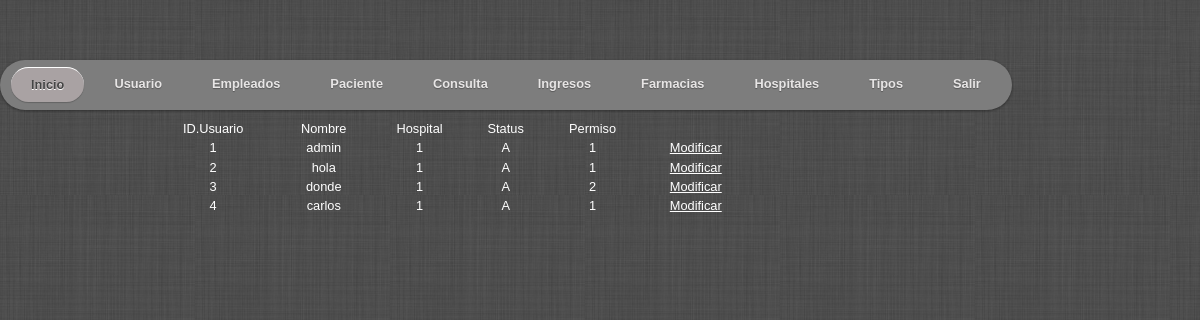
/redHospitalaria/Usuario/usuario.php (signed in), run on the app's committed database.
### tables this page shows
CREATE TABLE `usuario` (
  `USUARIO` int(11) NOT NULL,
  `NOMBRE` varchar(100) NOT NULL,
  `CLAVE` varchar(45) NOT NULL,
  `HOSPITAL` int(11) NOT NULL,
  `STATUS` char(1) NOT NULL,
  `PERMISOS` int(11) NOT NULL,
  PRIMARY KEY (`USUARIO`),
  KEY `fk_USUARIO_HOSPITAL1` (`HOSPITAL`),
  KEY `fk_USUARIO_PERMISOS1` (`PERMISOS`),
  CONSTRAINT `fk_USUARIO_HOSPITAL1` FOREIGN KEY (`HOSPITAL`) REFERENCES `hospital` (`HOSPITAL`) ON DELETE NO ACTION ON UPDATE NO ACTION,
  CONSTRAINT `fk_USUARIO_PERMISOS1` FOREIGN KEY (`PERMISOS`) REFERENCES `permisos` (`PERMISOS`) ON DELETE NO ACTION ON UPDATE NO ACTION
);

### redHospitalaria/Usuario/usuario.php (the view, shortened to what this page needs)
<!DOCTYPE html>
<html>
<head>
				<link rel="stylesheet" href="../css/base.css">
				<link rel="stylesheet" href="../css/skeleton.css">
				<link rel="stylesheet" href="../css/layout.css">
				<link rel="stylesheet" href="../css/principal.css">
				<link rel="stylesheet" href="../css/Boxusuarios.css">
</head>
<body>
<?php include("../includes/menu.php"); ?>
<table width="600">
	<thead>
        		<tr>
        			<th>ID.Usuario</th>
        			<th>Nombre</th>
        			<th>Hospital</th>
        			<th>Status</th>
        			<th>Permiso</th>
        		</tr>
        	</thead>
        	<tbody >
        		<?php
        			$qry = "SELECT usuario, nombre, hospital, status, permisos from usuario;";
        			$result = mysql_query($qry);
        			while ($row = mysql_fetch_array($result, MYSQL_NUM)) {
        		?>
    			<from>
    			<tr>
    					<th><?php echo $row[0]; ?></th>
        				<th><?php echo $row[1]; ?></th>
        				<th><?php echo $row[2]; ?></th>
        				<th><?php echo $row[3]; ?></th>
        				<th><?php echo $row[4]; ?></th>
	        			<th>
	        				<a href="../Usuario/editUsuario.php?Id=<?php echo $row[0] ?>" style="color:white">Modificar</a>
	        			</th>
        			</tr>
        		<?php
        		}
        		?>
        	</tbody>
        </table>
	</body>
</html>

### redHospitalaria/includes/menu.php (shortened to what this page needs)
<!DOCTYPE html>
<html>
<head>
				<link rel="stylesheet" href="../css/base.css">
				<link rel="stylesheet" href="../css/skeleton.css">
				<link rel="stylesheet" href="../css/layout.css">
				<link rel="stylesheet" href="../css/principal.css">
				<link rel="stylesheet" href="../css/Boxusuarios.css">
</head>
<body>
<ul id="nav">
                <li class="current"><a href="../Principal/menu.php">Inicio</a></li>
                <li><a href="">Usuario</a>
                </li>
                <li><a href="#">Empleados</a>
                 </li>
                <li><a href="#">Paciente</a>
                </li>
                 <li><a href="#">Consulta</a>
                </li>
                <li><a href="#">Ingresos</a></li>
                <li><a href="#">Farmacias</a></li>
                <li><a href="#">Hospitales</a>
                </li>
                				 <li><a href="#">Tipos</a>
                </li>
                <li><a href="../Login/salir.php">Salir</a></li>
</ul>
	</body>
</html>

### redHospitalaria/css/base.css (style rules this page uses)
html, body, div, span, applet, object, iframe, h1, h2, h3, h4, h5, h6, p, blockquote, pre, a, abbr, acronym, address, big, cite, code, del, dfn, em, img, ins, kbd, q, s, samp, small, strike, strong, sub, sup, tt, var, b, u, i, center, dl, dt, dd, ol, ul, li, fieldset, form, label, legend, table, caption, tbody, tfoot, thead, tr, th, td, article, aside, canvas, details, embed, figure, figcaption, footer, header, hgroup, menu, nav, output, ruby, section, summary, time, mark, audio, video { margin: 0; padding: 0; border: 0; font-size: 100%; font: inherit; vertical-align: baseline; }
body { line-height: 1; }
ol, ul { list-style: none; }
table { border-collapse: collapse; border-spacing: 0; }
body { background: url(../images/bg.jpg) #10a5d3; font: 14px/21px "HelveticaNeue", "Helvetica Neue", Helvetica, Arial, sans-serif; color: #444; -webkit-font-smoothing: antialiased; -webkit-text-size-adjust: none; }
a, a:visited { color: #333; text-decoration: underline; outline: 0; }
ul, ol { margin-bottom: 20px; }
ul { list-style: none outside; }
li { line-height: 18px; margin-bottom: 12px; }

### redHospitalaria/css/principal.css (style rules this page uses)
body { font: normal .8em/1.5em Arial, Helvetica, sans-serif; background: url(../images/bg.jpg) #ebebeb; width: 900px; margin: 100px auto; color: #666; }
tbody { color: white; }
thead { color: white; }
a { color: red; }
#nav { margin: -150px; padding: 7px 6px 0; background: #7d7d7d ; line-height: 15px; border-radius: 2em; -webkit-border-radius: 2em; -moz-border-radius: 2em; -webkit-box-shadow: 0 1px 3px rgba(0,0,0, .4); -moz-box-shadow: 0 1px 3px rgba(0,0,0, .4); }
#nav li { margin: 0 5px; padding: 0 0 8px; float: left; position: relative; list-style: none; }
#nav a { font-weight: bold; color: #e7e5e5; text-decoration: none; display: block; padding: 8px 20px; margin: 0; -webkit-border-radius: 1.6em; -moz-border-radius: 1.6em; text-shadow: 0 1px 1px rgba(0,0,0, .3); }
#nav .current a, #nav li:hover > a { background: #A9A2A3; color: #444; border-top: solid 1px white; -webkit-box-shadow: 0 1px 1px rgba(0,0,0, .2); -moz-box-shadow: 0 1px 1px rgba(0,0,0, .2); box-shadow: 0 1px 1px rgba(0,0,0, .2); text-shadow: 0 1px 0 rgba(255,255,255, 1); }
#nav:after { content: "."; display: block; clear: both; visibility: hidden; line-height: 0; height: 0; }
#nav { display: inline-block; }

### data on the page
usuario: USUARIO "1", NOMBRE "admin", HOSPITAL "1", STATUS "A", PERMISOS "1"
usuario: USUARIO "2", NOMBRE "hola", HOSPITAL "1", STATUS "A", PERMISOS "1"
usuario: USUARIO "3", NOMBRE "donde", HOSPITAL "1", STATUS "A", PERMISOS "2"
usuario: USUARIO "4", NOMBRE "carlos", HOSPITAL "1", STATUS "A", PERMISOS "1"
